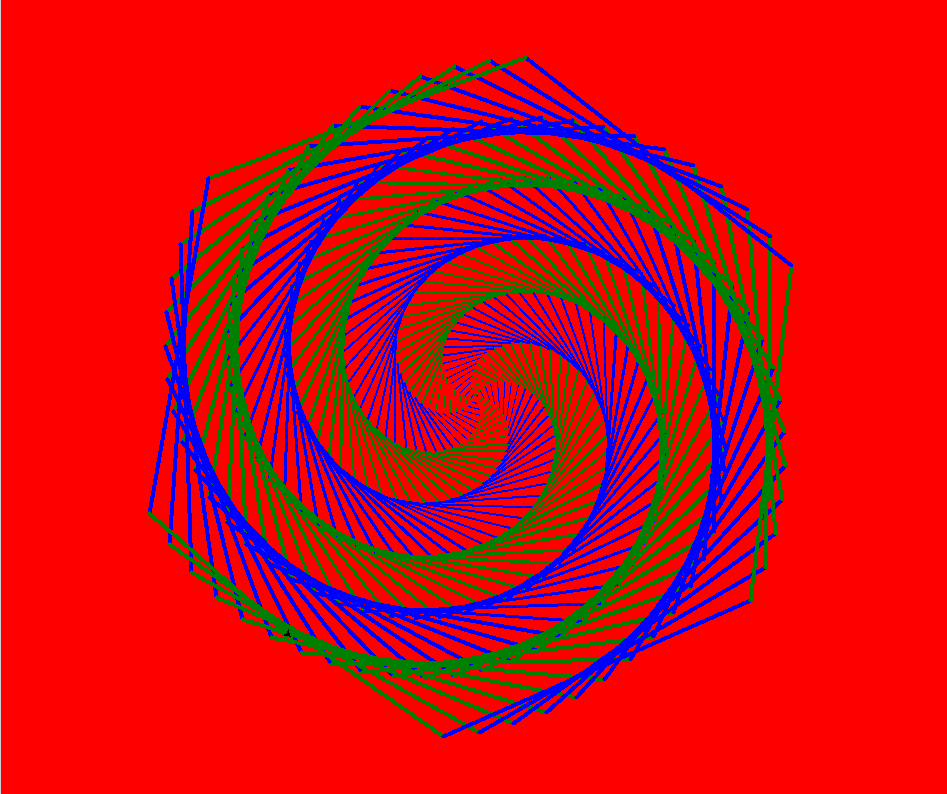

This figure's Python source:
import turtle

colors=['blue', 'green']
t=turtle.Pen()
turtle.bgcolor('red')
for x in range(360):
    t.pencolor(colors[x%2])
    t.width(x/100+1)
    t.forward(x)
    t.left(59)
